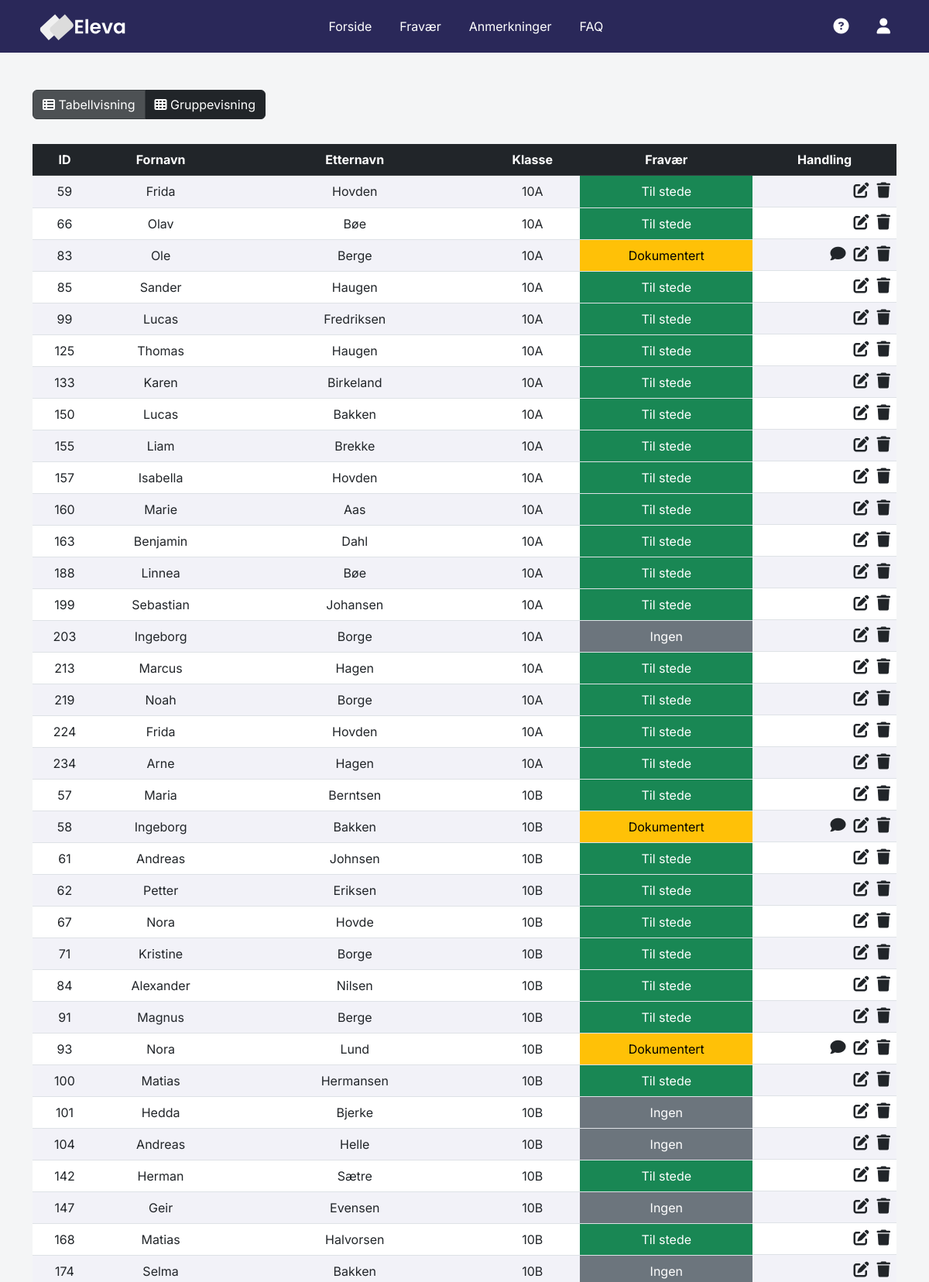
Screenshot of /absence/absence.php (signed in, upper part) with the database file from the repository.
### tables this page shows
CREATE TABLE `students` (
  `id` int(50) NOT NULL,
  `first_name` varchar(50) NOT NULL,
  `last_name` varchar(50) NOT NULL,
  `class` varchar(50) NOT NULL,
  `absence` varchar(50) NOT NULL,
  `comment` varchar(200) NOT NULL
);

### absence/absence.php (the view, shortened to what this page needs)
<?php
include "../db_conn.php";
function getFravaerClass($fravaer) {
    if ($fravaer == "Til stede") {
        return "bg-success text-white";
    } elseif ($fravaer == "Dokumentert") {
        return "bg-warning text-black";
    } elseif ($fravaer == "Udokumentert") {
        return "bg-danger text-white";
    } else {
        return "bg-secondary text-white";
    }
}
$usernameOrMail = $_SESSION['username'];
$sqlUserAccess = "SELECT access FROM users WHERE username = '$usernameOrMail' OR mail = '$usernameOrMail'";
$resultUserAccess = mysqli_query($conn, $sqlUserAccess);
$userData = mysqli_fetch_assoc($resultUserAccess);
$accessLevels = explode("-", $userData['access']);
$classNames = array();
foreach ($accessLevels as $level) {
    if ($level === '*') {
        $sqlClassName = "SELECT class_name FROM classes ORDER BY class_name ASC";
    } else {
        $sqlClassName = "SELECT class_name FROM classes WHERE id = $level ORDER BY class_name ASC";
    }
    $resultClassName = mysqli_query($conn, $sqlClassName);
    while ($dataClassName = mysqli_fetch_assoc($resultClassName)) {
        array_push($classNames, $dataClassName['class_name']);
    }
}
$classNamesString = implode("', '", $classNames);
$viewMode = isset($_GET['view']) ? $_GET['view'] : 'table';
$sqlStudents = "SELECT * FROM students WHERE class IN ('$classNamesString') ORDER BY class";
$resultStudents = mysqli_query($conn, $sqlStudents);
?>
<!DOCTYPE html>
<html lang="en">
<head>
    <link href="https://cdn.jsdelivr.net/npm/bootstrap@5.2.3/dist/css/bootstrap.min.css"
        rel="stylesheet"
>
    <link href="https://cdn.jsdelivr.net/npm/bootstrap-icons/font/bootstrap-icons.css" rel="stylesheet">
    <link rel="stylesheet"
        href="https://cdnjs.cloudflare.com/ajax/libs/font-awesome/6.4.0/css/all.min.css"
 />
    <link rel="stylesheet" href="../style.css"/>
</head>
<body>
<nav class="fs-6 mb-5 text-dark custom-navlinks">
    <div class="container d-flex justify-content-between align-items-center">
        <a href="../index.php">
            <div>
                <img id="logo" src="../images/eleva_alt_text_logo.svg" alt="Eleva" class="px-2"></img>
            </div>
        </a>
        <div class="d-flex d-lg-flex fs-6">
            <a href="../index.php" class="nav-link" style="display: inline-block; margin-right: 20px;">Forside</a>
            <a href="" class="nav-link" style="display: inline-block; margin-right: 20px;">Fravær</a>
            <a href="../annotation/annotation.php" class="nav-link" style="display: inline-block; margin-right: 20px;">Anmerkninger</a>
            <a href="../faq/faq.php" class="nav-link" style="display: inline-block;">FAQ</a>
        </div>
        <div class="d-flex align-items-center">
            <div class="dropdown fs-5">
                <a class="nav-link dropdown-toggle-no-caret" id="navbarDropdown" role="button" data-bs-toggle="dropdown" aria-haspopup="true" aria-expanded="false" style="margin-right: 20px;">
                </a>
            </div>
            <div class="dropdown fs-5">
                <a class="nav-link dropdown-toggle-no-caret" id="navbarDropdown" role="button" data-bs-toggle="dropdown" aria-haspopup="true" aria-expanded="false" style="margin-right: 20px;">
                    <i class="fas fa-circle-question"></i>
                </a>
            </div>
            <div class="dropdown fs-5">
                <a class="nav-link dropdown-toggle-no-caret" id="navbarDropdown" role="button" data-bs-toggle="dropdown" aria-haspopup="true" aria-expanded="false">
                    <i class="fas fa-user"></i>
                </a>
            </div>
        </div>
    </div>
</nav>
    <div class="container">
        <div class="btn-group mb-3">
            <a href="absence.php?view=table" class="btn btn-dark <?php if ($viewMode === 'table') echo 'active'; ?>"><i class="fa fa-th-list"></i> Tabellvisning</a>
            <a href="absence.php?view=group" class="btn btn-dark <?php if ($viewMode === 'group') echo 'active'; ?>"><i class="fa fa-th"></i> Gruppevisning</a>
        </div>
        <?php if ($viewMode === 'table'): ?>
            <form method="POST">
                <table class="table table-hover text-center">
                    <thead class="table-dark">
                        <tr>
                            <th scope="col">ID</th>
                            <th scope="col">Fornavn</th>
                            <th scope="col">Etternavn</th>
                            <th scope="col">Klasse</th>
                            <th scope="col">Fravær</th>
                            <th scope="col">Handling</th>
                        </tr>
                    </thead>
                    <tbody>
                        <?php while ($row = mysqli_fetch_assoc($resultStudents)): ?>
                            <tr>
                                <td><?php echo $row["id"] ?></td>
                                <td><?php echo $row["first_name"] ?></td>
                                <td><?php echo $row["last_name"] ?></td>
                                <td><?php echo $row["class"] ?></td>
                                <p style="margin:0;"><td class="<?php echo getFravaerClass($row["absence"]); ?>"><?php echo $row["absence"] ?></td></p>
                                <td class="action-icons">
                                    <?php
                                    if (!empty($row["comment"])) {
                                        echo '<a class="link-dark" onclick="showComment(\''
                                            . $row["comment"] . '\')" data-bs-toggle="modal" data-bs-target="#commentModal"><i class="fa fa-comment fs-5"></i></a>';
                                    }
                                    ?>
                                    <a href="edit-absence.php?id=<?php echo $row["id"] ?>" class="link-dark"><i
                                            class="fa fa-edit fs-5"></i></a>
                                    <a href="delete-absence.php?id=<?php echo $row["id"] ?>" class="link-dark"><i
                                            class="fa fa-trash fs-5"></i></a>
                                </td>
                            </tr>
                        <?php endwhile; ?>
                    </tbody>
                </table>
            </form>
        <?php endif; ?>
    </div>
</body>
</html>

### style.css (style rules this page uses)
* { font-family: 'Inter', sans-serif; }
body { background-color: #F4F5F6; }
html { scroll-behavior: smooth; }
.action-icons { display: flex; align-items: center; justify-content: flex-end; }
.action-icons a { margin-left: 10px; }
.nav-link { color: #FFF; padding: 4px; padding-right: 8px; padding-left: 8px; border-radius: 5px; }
.custom-navlinks { background-color: #2A2859; padding: 15px; }
img { height: 35px; width: auto; }
table.table tr:nth-child(odd) { background-color: #f2f2f8; }
table.table tr:nth-child(even) { background-color: #ffffff; }
a { color: #000000; text-decoration: none; }

### rows the page displays
students: id "59", first_name "Frida", last_name "Hovden", class "10A", absence "Til stede"
students: id "66", first_name "Olav", last_name "Bøe", class "10A", absence "Til stede"
students: id "83", first_name "Ole", last_name "Berge", class "10A", absence "Dokumentert"
students: id "85", first_name "Sander", last_name "Haugen", class "10A", absence "Til stede"
students: id "99", first_name "Lucas", last_name "Fredriksen", class "10A", absence "Til stede"
students: id "125", first_name "Thomas", last_name "Haugen", class "10A", absence "Til stede"
students: id "133", first_name "Karen", last_name "Birkeland", class "10A", absence "Til stede"
students: id "150", first_name "Lucas", last_name "Bakken", class "10A", absence "Til stede"
students: id "155", first_name "Liam", last_name "Brekke", class "10A", absence "Til stede"
students: id "157", first_name "Isabella", last_name "Hovden", class "10A", absence "Til stede"
students: id "160", first_name "Marie", last_name "Aas", class "10A", absence "Til stede"
students: id "163", first_name "Benjamin", last_name "Dahl", class "10A", absence "Til stede"
students: id "188", first_name "Linnea", last_name "Bøe", class "10A", absence "Til stede"
students: id "199", first_name "Sebastian", last_name "Johansen", class "10A", absence "Til stede"
students: id "203", first_name "Ingeborg", last_name "Borge", class "10A", absence "Ingen"
students: id "213", first_name "Marcus", last_name "Hagen", class "10A", absence "Til stede"
students: id "219", first_name "Noah", last_name "Borge", class "10A", absence "Til stede"
students: id "224", first_name "Frida", last_name "Hovden", class "10A", absence "Til stede"
students: id "234", first_name "Arne", last_name "Hagen", class "10A", absence "Til stede"
students: id "57", first_name "Maria", last_name "Berntsen", class "10B", absence "Til stede"
students: id "58", first_name "Ingeborg", last_name "Bakken", class "10B", absence "Dokumentert"
students: id "61", first_name "Andreas", last_name "Johnsen", class "10B", absence "Til stede"
students: id "62", first_name "Petter", last_name "Eriksen", class "10B", absence "Til stede"
students: id "67", first_name "Nora", last_name "Hovde", class "10B", absence "Til stede"
students: id "71", first_name "Kristine", last_name "Borge", class "10B", absence "Til stede"
students: id "84", first_name "Alexander", last_name "Nilsen", class "10B", absence "Til stede"
students: id "91", first_name "Magnus", last_name "Berge", class "10B", absence "Til stede"
students: id "93", first_name "Nora", last_name "Lund", class "10B", absence "Dokumentert"
students: id "100", first_name "Matias", last_name "Hermansen", class "10B", absence "Til stede"
students: id "101", first_name "Hedda", last_name "Bjerke", class "10B", absence "Ingen"
students: id "104", first_name "Andreas", last_name "Helle", class "10B", absence "Ingen"
students: id "142", first_name "Herman", last_name "Sætre", class "10B", absence "Til stede"
students: id "147", first_name "Geir", last_name "Evensen", class "10B", absence "Ingen"
students: id "168", first_name "Matias", last_name "Halvorsen", class "10B", absence "Til stede"
students: id "174", first_name "Selma", last_name "Bakken", class "10B", absence "Ingen"
